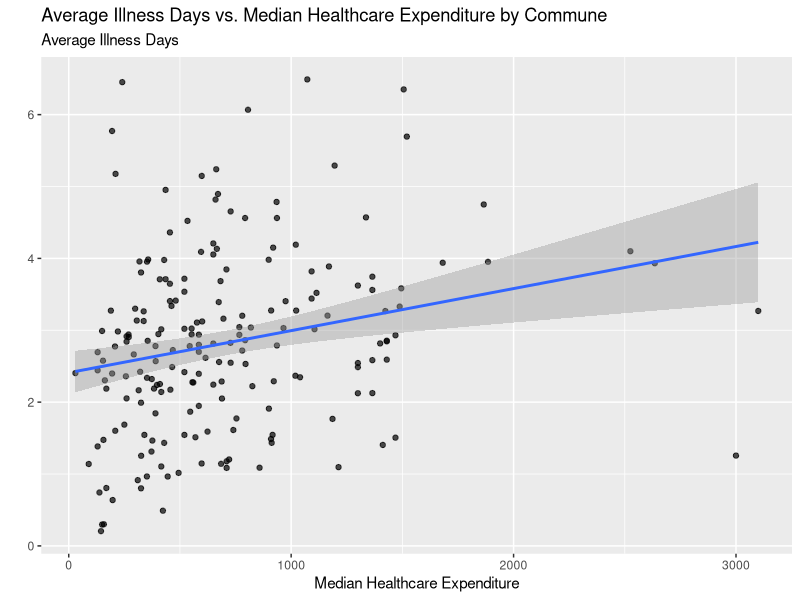
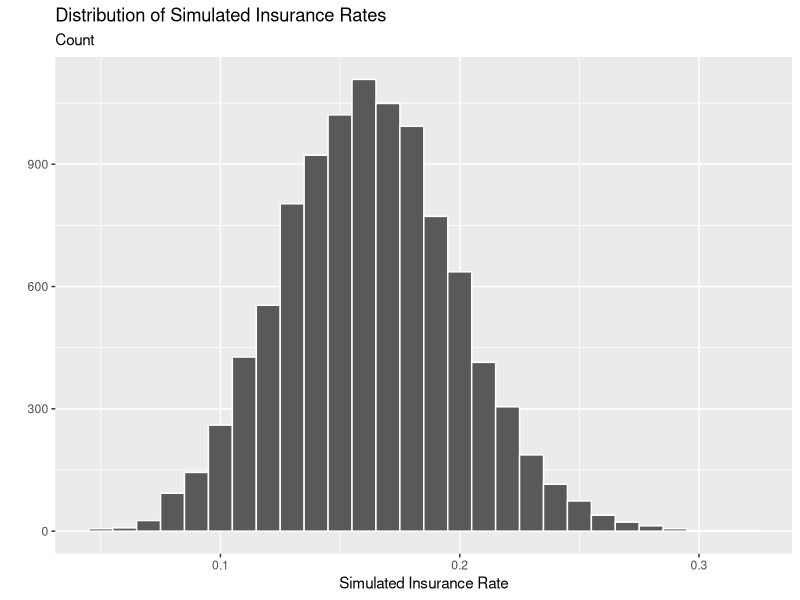
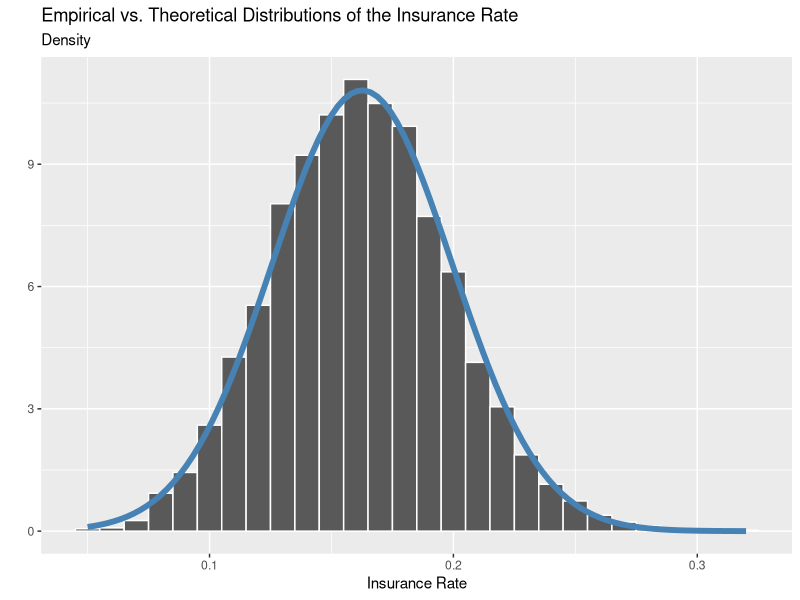

Write R code to recreate these figures, in order.
## ---- chunk 1
# load libraries

library(tidyverse)
library(knitr)
library(kableExtra)

## ---- chunk 2
# load data

household_data <- read_csv(file = "vietnam_hh.csv")
indiv_data <- read_csv(file = "vietnam_ind.csv")

## ---- chunk 3
# solution for question 2a

clean_indiv_data <- indiv_data |> 
  select(commune, age, educ, illness, injury, illdays, 
         insurance, lnhhexp, respondent_male = sex) |> 
  mutate(household_exp = exp(lnhhexp),
         across(.cols = c(commune, respondent_male,
                          injury),
                .fns = as.factor))
## ---- chunk 4
# solution for question 2b

clean_household_data <- household_data |> 
  select(commune, hhsize, lnhhexp, lnexp12m) |> 
  mutate(household_exp = exp(lnhhexp),
         healthcare_exp = exp(lnexp12m),
         commune = as.factor(commune))

## ---- chunk 5
# solution for question 3

clean_indiv_data |> 
  group_by(commune) |> 
  summarise(mean_illdays = mean(illdays)) |> 
  arrange(desc(mean_illdays)) |> 
  slice_head(n = 10) |> 
  kable()
## ---- chunk 6
# solution for question 4

commune_spending <- function(df, commune_var, spending_var){
  
  spending_summary <- df |>
    group_by({{commune_var}}) |>
    summarise(median_spending = median({{spending_var}}, na.rm = T))
  
  lowest <- spending_summary |>
    slice_min(median_spending, n = 1)

  highest <- spending_summary |>
    slice_max(median_spending, n = 1)
  
  list(lowest = lowest, highest = highest)
}
## ---- chunk 7

results <- commune_spending(df = clean_household_data,
                 commune_var = commune,
                 spending_var = healthcare_exp)

results$highest
results$lowest
## ---- chunk 8
# solution for question 5a

commune_illdays <- clean_indiv_data |> 
  group_by(commune) |> 
  summarise(mean_illdays = mean(illdays, na.rm = T))

commune_healthcare <- clean_household_data |> 
  group_by(commune) |> 
  summarise(med_healthcare_exp = median(healthcare_exp, na.rm = T))

commune_illdays |> 
  left_join(commune_healthcare, by = "commune") |> 
  ggplot(aes(x = med_healthcare_exp,
             y = mean_illdays)) +
  geom_point(alpha = 0.7) +
  geom_smooth(method = "lm") +
  labs(
    title = "Average Illness Days vs. Median Healthcare Expenditure by Commune",
    subtitle = "Average Illness Days",
    x = "Median Healthcare Expenditure",
    y = ""
  ) 
## ---- chunk 9
# solution for question 6

clean_household_data |>
  filter(commune %in% 1:10) |>
  group_by(commune) |>
  summarise(mean_household_dat = mean(household_exp, na.rm = T),
         mean_healthcare_dat = mean(healthcare_exp, na.rm = T)) |>
  kable(col.names = c("Commune Number", 
                      "Mean Household Expenses", 
                      "Mean Healthcare Expenses"),
        caption = "Mean household and healthcare spending for communes 1-10.") |>
  kable_styling(full_width = F, 
                bootstrap_options = "striped") |>
  row_spec(row = 0, bold = T, align = "c") |>
  kable_classic(full_width = F,
                bootstrap_options = "striped")

## ---- chunk 10
# solution for question 7a

prop_ins <- clean_indiv_data |> 
  summarise(obs_insurance_rate = mean(insurance, na.rm = TRUE)) |> 
  pull()
## ---- chunk 11
# solution for question 7b

simulate_insurance_sample <- function(sample_size){
   if(!is.numeric(sample_size) |
     length(sample_size) != 1 |
     sample_size <= 0){
     stop("Please provide one positive numeric value for sample_size.")}

  simulated_insurance <- rbinom(n = 1, size = sample_size, p = prop_ins)
  
  return(simulated_insurance/sample_size)
}
## ---- chunk 12
# code to check function works

set.seed(134)
simulate_insurance_sample(100)
## ---- chunk 13
# solution for question 8

set.seed(435)

insurance_sim_results <- map_dbl(.x =  1:10000,
                   .f = ~ simulate_insurance_sample(100))
## ---- chunk 14
# solution for question 9

insurance_sim_results |>
  enframe(value = "insurance_rate") |> 
  ggplot(mapping = aes(x = insurance_rate)) +
  geom_histogram(binwidth = 0.01, color = "white") +
  labs(
    title = "Distribution of Simulated Insurance Rates",
    subtitle = "Count",
    x = "Simulated Insurance Rate",
    y = ""
  )
## ---- chunk 15
# solution for question 10

std_ins <- sqrt(((prop_ins)*(1 - prop_ins))/100)
## ---- chunk 16
# solution for question 10

insurance_sim_results |>
  enframe(value = "insurance_rate") |> 
  ggplot(mapping = aes(x = insurance_rate)) +
  geom_histogram(aes(y = after_stat(density)),
                 binwidth = 0.01, color = "white") +
  stat_function(fun = ~ dnorm(.x, mean = prop_ins, sd = std_ins),
                color = "steelblue", lwd = 2) +
  labs(title = "Empirical vs. Theoretical Distributions of the Insurance Rate",
       subtitle = "Density",
       x = "Insurance Rate",
       y = ""
)
